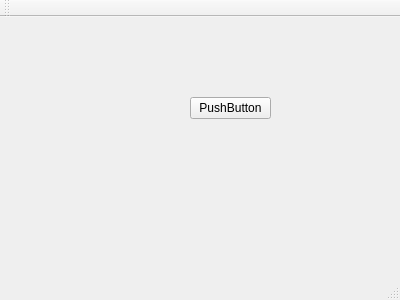
<?xml version="1.0" encoding="UTF-8"?>
<ui version="4.0">
 <class>MainWindow</class>
 <widget class="QMainWindow" name="MainWindow">
  <property name="geometry">
   <rect>
    <x>0</x>
    <y>0</y>
    <width>400</width>
    <height>300</height>
   </rect>
  </property>
  <property name="windowTitle">
   <string>MainWindow</string>
  </property>
  <widget class="QWidget" name="centralWidget">
   <widget class="QPushButton" name="pushButton">
    <property name="geometry">
     <rect>
      <x>190</x>
      <y>80</y>
      <width>81</width>
      <height>22</height>
     </rect>
    </property>
    <property name="text">
     <string>PushButton</string>
    </property>
   </widget>
  </widget>
  <widget class="QMenuBar" name="menuBar">
   <property name="geometry">
    <rect>
     <x>0</x>
     <y>0</y>
     <width>400</width>
     <height>19</height>
    </rect>
   </property>
  </widget>
  <widget class="QToolBar" name="mainToolBar">
   <attribute name="toolBarArea">
    <enum>TopToolBarArea</enum>
   </attribute>
   <attribute name="toolBarBreak">
    <bool>false</bool>
   </attribute>
  </widget>
  <widget class="QStatusBar" name="statusBar"/>
 </widget>
 <layoutdefault spacing="6" margin="11"/>
 <resources/>
 <connections/>
</ui>
